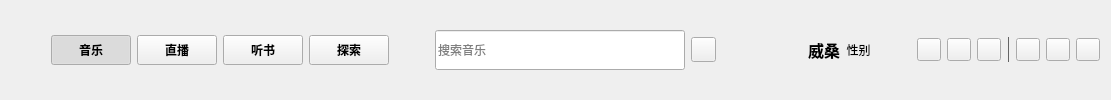
    <widget class="QWidget" name="title_widget" native="true">
     <property name="sizePolicy">
      <sizepolicy hsizetype="Preferred" vsizetype="Fixed">
       <horstretch>0</horstretch>
       <verstretch>0</verstretch>
      </sizepolicy>
     </property>
     <layout class="QHBoxLayout" name="horizontalLayout">
      <item>
       <spacer name="hs">
        <property name="orientation">
         <enum>Qt::Horizontal</enum>
        </property>
        <property name="sizeHint" stdset="0">
         <size>
          <width>40</width>
          <height>20</height>
         </size>
        </property>
       </spacer>
      </item>
      <item>
       <widget class="QPushButton" name="pushButton">
        <property name="minimumSize">
         <size>
          <width>50</width>
          <height>30</height>
         </size>
        </property>
        <property name="font">
         <font>
          <bold>true</bold>
         </font>
        </property>
        <property name="text">
         <string>音乐</string>
        </property>
        <property name="checkable">
         <bool>true</bool>
        </property>
        <property name="checked">
         <bool>true</bool>
        </property>
        <property name="autoExclusive">
         <bool>true</bool>
        </property>
       </widget>
      </item>
      <item>
       <widget class="QPushButton" name="pushButton_2">
        <property name="minimumSize">
         <size>
          <width>50</width>
          <height>30</height>
         </size>
        </property>
        <property name="font">
         <font>
          <bold>true</bold>
         </font>
        </property>
        <property name="text">
         <string>直播</string>
        </property>
        <property name="checkable">
         <bool>true</bool>
        </property>
        <property name="autoExclusive">
         <bool>true</bool>
        </property>
       </widget>
      </item>
      <item>
       <widget class="QPushButton" name="pushButton_3">
        <property name="minimumSize">
         <size>
          <width>50</width>
          <height>30</height>
         </size>
        </property>
        <property name="font">
         <font>
          <bold>true</bold>
         </font>
        </property>
        <property name="text">
         <string>听书</string>
        </property>
        <property name="checkable">
         <bool>true</bool>
        </property>
        <property name="autoExclusive">
         <bool>true</bool>
        </property>
       </widget>
      </item>
      <item>
       <widget class="QPushButton" name="pushButton_4">
        <property name="minimumSize">
         <size>
          <width>50</width>
          <height>30</height>
         </size>
        </property>
        <property name="font">
         <font>
          <bold>true</bold>
         </font>
        </property>
        <property name="text">
         <string>探索</string>
        </property>
        <property name="checkable">
         <bool>true</bool>
        </property>
        <property name="autoExclusive">
         <bool>true</bool>
        </property>
       </widget>
      </item>
      <item>
       <spacer name="hs2">
        <property name="orientation">
         <enum>Qt::Horizontal</enum>
        </property>
        <property name="sizeHint" stdset="0">
         <size>
          <width>40</width>
          <height>20</height>
         </size>
        </property>
       </spacer>
      </item>
      <item>
       <widget class="QLineEdit" name="search_lineEdit">
        <property name="minimumSize">
         <size>
          <width>250</width>
          <height>40</height>
         </size>
        </property>
        <property name="placeholderText">
         <string>搜索音乐</string>
        </property>
       </widget>
      </item>
      <item>
       <widget class="QToolButton" name="listen_toolButton">
        <property name="minimumSize">
         <size>
          <width>25</width>
          <height>25</height>
         </size>
        </property>
        <property name="toolTip">
         <string>按语音搜索</string>
        </property>
        <property name="text">
         <string/>
        </property>
       </widget>
      </item>
      <item>
       <spacer name="hs3">
        <property name="orientation">
         <enum>Qt::Horizontal</enum>
        </property>
        <property name="sizeHint" stdset="0">
         <size>
          <width>40</width>
          <height>20</height>
         </size>
        </property>
       </spacer>
      </item>
      <item>
       <widget class="QLabel" name="portrait_label">
        <property name="minimumSize">
         <size>
          <width>40</width>
          <height>40</height>
         </size>
        </property>
        <property name="maximumSize">
         <size>
          <width>40</width>
          <height>40</height>
         </size>
        </property>
        <property name="cursor">
         <cursorShape>PointingHandCursor</cursorShape>
        </property>
        <property name="toolTip">
         <string>头像</string>
        </property>
        <property name="text">
         <string/>
        </property>
        <property name="scaledContents">
         <bool>true</bool>
        </property>
        <property name="alignment">
         <set>Qt::AlignCenter</set>
        </property>
       </widget>
      </item>
      <item>
       <widget class="QLabel" name="label_2">
        <property name="font">
         <font>
          <pointsize>12</pointsize>
          <bold>true</bold>
         </font>
        </property>
        <property name="toolTip">
         <string>昵称</string>
        </property>
        <property name="text">
         <string>威桑</string>
        </property>
       </widget>
      </item>
      <item>
       <widget class="QLabel" name="gender_label">
        <property name="sizePolicy">
         <sizepolicy hsizetype="Fixed" vsizetype="Fixed">
          <horstretch>0</horstretch>
          <verstretch>0</verstretch>
         </sizepolicy>
        </property>
        <property name="minimumSize">
         <size>
          <width>25</width>
          <height>25</height>
         </size>
        </property>
        <property name="maximumSize">
         <size>
          <width>25</width>
          <height>25</height>
         </size>
        </property>
        <property name="toolTip">
         <string>性别</string>
        </property>
        <property name="text">
         <string>性别</string>
        </property>
        <property name="scaledContents">
         <bool>true</bool>
        </property>
        <property name="alignment">
         <set>Qt::AlignCenter</set>
        </property>
       </widget>
      </item>
      <item>
       <spacer name="hs4">
        <property name="orientation">
         <enum>Qt::Horizontal</enum>
        </property>
        <property name="sizeHint" stdset="0">
         <size>
          <width>40</width>
          <height>20</height>
         </size>
        </property>
       </spacer>
      </item>
      <item>
       <widget class="QToolButton" name="theme_toolButton">
        <property name="toolTip">
         <string>主题</string>
        </property>
        <property name="text">
         <string/>
        </property>
       </widget>
      </item>
      <item>
       <widget class="QToolButton" name="message_toolButton">
        <property name="toolTip">
         <string>消息</string>
        </property>
        <property name="text">
         <string/>
        </property>
       </widget>
      </item>
      <item>
       <widget class="QToolButton" name="menu_toolButton">
        <property name="toolTip">
         <string>菜单</string>
        </property>
        <property name="text">
         <string/>
        </property>
       </widget>
      </item>
      <item>
       <widget class="Line" name="line">
        <property name="maximumSize">
         <size>
          <width>16777215</width>
          <height>25</height>
         </size>
        </property>
        <property name="palette">
         <palette>
          <active>
           <colorrole role="WindowText">
            <brush brushstyle="SolidPattern">
             <color alpha="255">
              <red>100</red>
              <green>100</green>
              <blue>100</blue>
             </color>
            </brush>
           </colorrole>
          </active>
          <inactive>
           <colorrole role="WindowText">
            <brush brushstyle="SolidPattern">
             <color alpha="255">
              <red>100</red>
              <green>100</green>
              <blue>100</blue>
             </color>
            </brush>
           </colorrole>
          </inactive>
          <disabled/>
         </palette>
        </property>
        <property name="frameShadow">
         <enum>QFrame::Plain</enum>
        </property>
        <property name="orientation">
         <enum>Qt::Vertical</enum>
        </property>
       </widget>
      </item>
      <item>
       <widget class="QToolButton" name="min_toolButton">
        <property name="toolTip">
         <string>最小化</string>
        </property>
        <property name="text">
         <string/>
        </property>
       </widget>
      </item>
      <item>
       <widget class="QToolButton" name="max_toolButton">
        <property name="toolTip">
         <string>最大化</string>
        </property>
        <property name="text">
         <string/>
        </property>
       </widget>
      </item>
      <item>
       <widget class="QToolButton" name="close_toolButton">
        <property name="toolTip">
         <string>关闭</string>
        </property>
        <property name="text">
         <string/>
        </property>
       </widget>
      </item>
     </layout>
    </widget>
